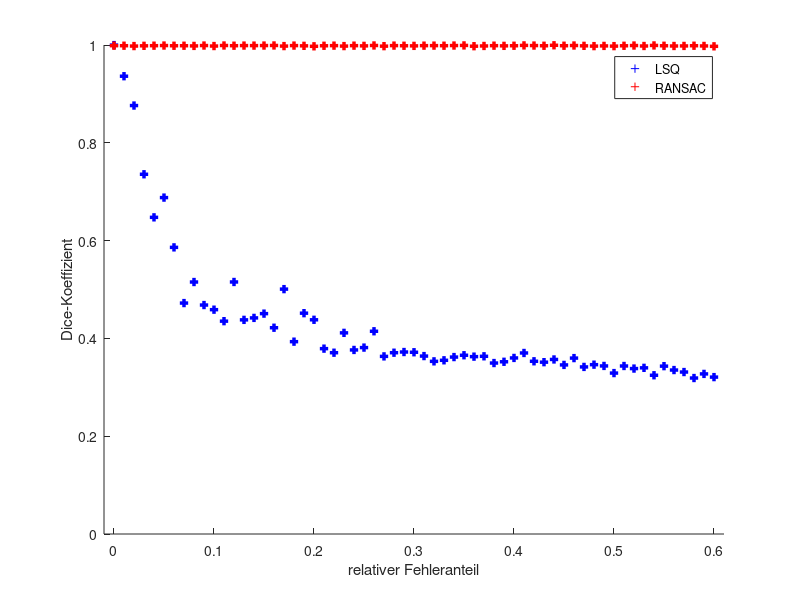

Write the MATLAB code that produced this figure.
function [] = ransac1()

t = 0:0.01:0.6;
%a = [0.327402,0.243978,0.342544,0.248838,0.401576,0.428483,0.220884,0.414212,0.174918,0.345836,0.423430,0.414713,0.223437,0.382737,0.265405,0.558680,0.390413,0.384286,0.344489,0.228142,0.589641,0.139248,0.319018,0.315059,0.305155,0.384237,0.314627,0.301262,0.367162,0.245786,0.443817,0.358490,0.229326,0.396220,0.434240,0.326326,0.406962,0.236436,0.409704,0.338311,0.420515,0.402124,0.411174,0.390185,0.358014,0.414095,0.270902,0.424913,0.191096,0.292060,0.272570,0.529703,0.296081,0.336527,0.323110,0.223299,0.425645,0.302325,0.384075,0.309575,0.196900,];
%b = [0.046756,3.713366,7.180477,24.796511,43.275606,30.804730,49.141059,79.634096,67.867964,84.057991,77.398446,83.637028,71.004910,91.562796,93.738427,90.085876,91.601106,83.979388,112.221432,106.292627,95.038298,114.563625,121.360981,105.091604,123.372770,119.523465,105.660896,129.337960,126.790361,124.294644,129.741710,131.487365,139.955569,140.966254,133.784200,130.529928,132.689307,134.681843,148.085829,144.393262,137.832722,132.823515,144.505971,142.861192,141.534978,150.487382,140.591565,153.518005,151.713761,150.864597,164.014547,151.546687,156.659673,156.065519,168.197230,157.591298,161.563758,164.414290,174.985872,166.995793,174.105171,];
a = [0.998598,0.998544,0.997836,0.998331,0.998602,0.998892,0.998456,0.998513,0.998139,0.998885,0.997883,0.998979,0.998551,0.998814,0.998759,0.998876,0.999043,0.997799,0.998783,0.998285,0.997346,0.998428,0.998696,0.997789,0.998662,0.998228,0.999020,0.997653,0.998751,0.998456,0.998219,0.998672,0.998727,0.998554,0.998884,0.999145,0.997562,0.998042,0.998623,0.998247,0.998473,0.999177,0.998854,0.998448,0.999431,0.998523,0.998955,0.998281,0.997731,0.998142,0.997709,0.998400,0.998915,0.997979,0.999106,0.998442,0.997983,0.998097,0.998511,0.998081,0.997291];
b = [0.999834,0.936178,0.876174,0.735635,0.647558,0.687947,0.586154,0.472262,0.515303,0.468229,0.458747,0.435240,0.515385,0.437907,0.441927,0.450660,0.421828,0.500780,0.393322,0.451583,0.438045,0.379062,0.370733,0.411327,0.376377,0.381200,0.414601,0.363227,0.370733,0.372156,0.371683,0.363854,0.353077,0.355222,0.361836,0.365553,0.362694,0.363403,0.349627,0.352194,0.360052,0.370194,0.353209,0.351398,0.356938,0.345776,0.359746,0.341673,0.346279,0.343677,0.329095,0.343559,0.338313,0.339796,0.324636,0.343260,0.335291,0.331218,0.318980,0.327394,0.320854];


figure;
scatter(t, b, '+', 'MarkerEdgeColor', 'b','LineWidth', 2.5);
hold on;
scatter(t, a, '+', 'MarkerEdgeColor', 'r','LineWidth', 2.5);

legend('LSQ','RANSAC');
axis([-0.01 0.61 0 1])
xlabel('relativer Fehleranteil');
ylabel('Dice-Koeffizient');

end
